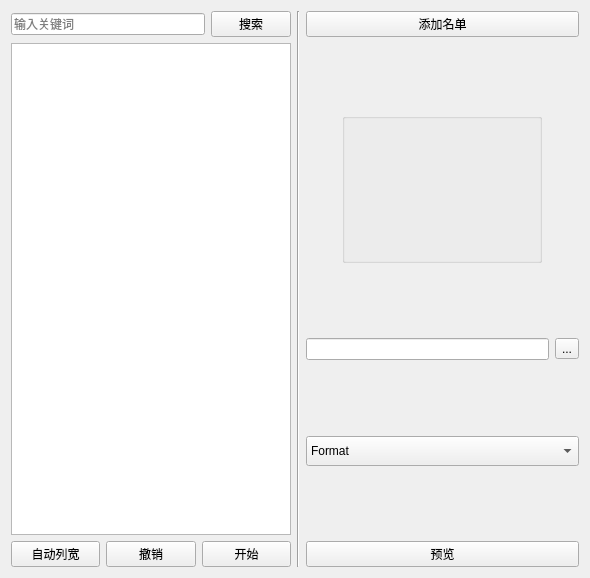
<?xml version="1.0" encoding="UTF-8"?>
<ui version="4.0">
 <class>Form</class>
 <widget class="QWidget" name="Form">
  <property name="geometry">
   <rect>
    <x>0</x>
    <y>0</y>
    <width>590</width>
    <height>578</height>
   </rect>
  </property>
  <property name="windowTitle">
   <string>Form</string>
  </property>
  <layout class="QVBoxLayout" name="verticalLayout_4">
   <item>
    <layout class="QHBoxLayout" name="horizontalLayout_4">
     <item>
      <layout class="QVBoxLayout" name="verticalLayout_3">
       <item>
        <layout class="QVBoxLayout" name="verticalLayout_2">
         <item>
          <layout class="QHBoxLayout" name="horizontalLayout_2">
           <item>
            <widget class="QLineEdit" name="search_led">
             <property name="placeholderText">
              <string>输入关键词</string>
             </property>
            </widget>
           </item>
           <item>
            <widget class="QPushButton" name="search_pb">
             <property name="text">
              <string>搜索</string>
             </property>
            </widget>
           </item>
          </layout>
         </item>
        </layout>
       </item>
       <item>
        <widget class="QTableWidget" name="tableWidget">
         <property name="minimumSize">
          <size>
           <width>0</width>
           <height>400</height>
          </size>
         </property>
         <property name="maximumSize">
          <size>
           <width>16777215</width>
           <height>16777215</height>
          </size>
         </property>
         <property name="acceptDrops">
          <bool>false</bool>
         </property>
         <property name="dragEnabled">
          <bool>true</bool>
         </property>
        </widget>
       </item>
       <item>
        <layout class="QHBoxLayout" name="horizontalLayout_3">
         <item>
          <widget class="QPushButton" name="auto_width_pb">
           <property name="text">
            <string>自动列宽</string>
           </property>
          </widget>
         </item>
         <item>
          <widget class="QPushButton" name="back_pb">
           <property name="text">
            <string>撤销</string>
           </property>
          </widget>
         </item>
         <item>
          <widget class="QPushButton" name="start_pb">
           <property name="text">
            <string>开始</string>
           </property>
          </widget>
         </item>
        </layout>
       </item>
      </layout>
     </item>
     <item>
      <widget class="Line" name="line">
       <property name="orientation">
        <enum>Qt::Orientation::Vertical</enum>
       </property>
      </widget>
     </item>
     <item>
      <layout class="QVBoxLayout" name="verticalLayout">
       <item>
        <widget class="QPushButton" name="add_names_pb">
         <property name="maximumSize">
          <size>
           <width>275</width>
           <height>16777215</height>
          </size>
         </property>
         <property name="text">
          <string>添加名单</string>
         </property>
        </widget>
       </item>
       <item>
        <spacer name="verticalSpacer_4">
         <property name="orientation">
          <enum>Qt::Orientation::Vertical</enum>
         </property>
         <property name="sizeHint" stdset="0">
          <size>
           <width>20</width>
           <height>40</height>
          </size>
         </property>
        </spacer>
       </item>
       <item alignment="Qt::AlignmentFlag::AlignHCenter">
        <widget class="QGroupBox" name="groupBox">
         <property name="minimumSize">
          <size>
           <width>200</width>
           <height>150</height>
          </size>
         </property>
         <property name="maximumSize">
          <size>
           <width>300</width>
           <height>150</height>
          </size>
         </property>
         <property name="acceptDrops">
          <bool>true</bool>
         </property>
         <property name="title">
          <string/>
         </property>
        </widget>
       </item>
       <item>
        <spacer name="verticalSpacer_2">
         <property name="orientation">
          <enum>Qt::Orientation::Vertical</enum>
         </property>
         <property name="sizeHint" stdset="0">
          <size>
           <width>20</width>
           <height>40</height>
          </size>
         </property>
        </spacer>
       </item>
       <item>
        <layout class="QHBoxLayout" name="horizontalLayout">
         <item>
          <widget class="QLineEdit" name="fp_led">
           <property name="maximumSize">
            <size>
             <width>243</width>
             <height>16777215</height>
            </size>
           </property>
          </widget>
         </item>
         <item>
          <widget class="QToolButton" name="select_fp_tb">
           <property name="text">
            <string>...</string>
           </property>
          </widget>
         </item>
        </layout>
       </item>
       <item>
        <spacer name="verticalSpacer_3">
         <property name="orientation">
          <enum>Qt::Orientation::Vertical</enum>
         </property>
         <property name="sizeHint" stdset="0">
          <size>
           <width>20</width>
           <height>40</height>
          </size>
         </property>
        </spacer>
       </item>
       <item>
        <widget class="QComboBox" name="comboBox">
         <property name="minimumSize">
          <size>
           <width>152</width>
           <height>30</height>
          </size>
         </property>
         <property name="maximumSize">
          <size>
           <width>300</width>
           <height>16777215</height>
          </size>
         </property>
         <property name="contextMenuPolicy">
          <enum>Qt::ContextMenuPolicy::PreventContextMenu</enum>
         </property>
         <property name="styleSheet">
          <string notr="true">font: 9pt &quot;Microsoft YaHei UI&quot;;
font: 700 12pt &quot;Consolas&quot;;</string>
         </property>
         <item>
          <property name="text">
           <string>Format</string>
          </property>
         </item>
         <item>
          <property name="text">
           <string>Simplify</string>
          </property>
         </item>
         <item>
          <property name="text">
           <string>Convert</string>
          </property>
         </item>
        </widget>
       </item>
       <item>
        <spacer name="verticalSpacer">
         <property name="orientation">
          <enum>Qt::Orientation::Vertical</enum>
         </property>
         <property name="sizeHint" stdset="0">
          <size>
           <width>20</width>
           <height>40</height>
          </size>
         </property>
        </spacer>
       </item>
       <item>
        <widget class="QPushButton" name="preview_pb">
         <property name="maximumSize">
          <size>
           <width>275</width>
           <height>16777215</height>
          </size>
         </property>
         <property name="text">
          <string>预览</string>
         </property>
        </widget>
       </item>
      </layout>
     </item>
    </layout>
   </item>
  </layout>
 </widget>
 <resources/>
 <connections/>
</ui>
